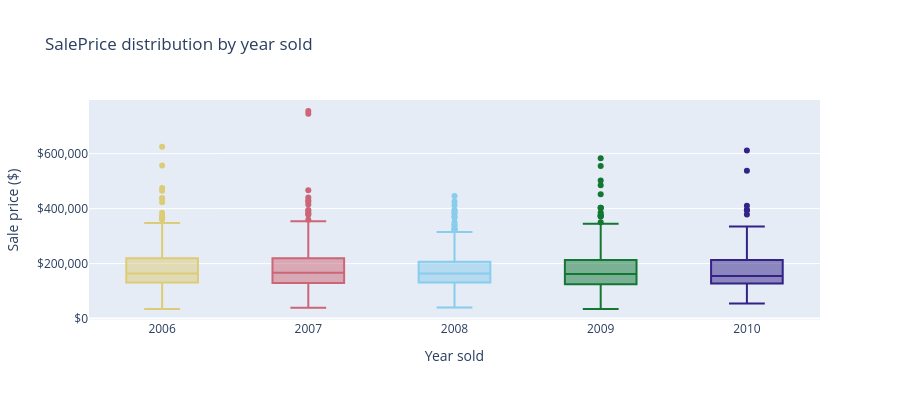

Notebook source saved alongside this figure:
### Markdown cell above
### Check `SalePrice` over selling years

This gives a little more context.  
I want to see whether prices change across years and whether there is any obvious instability around the housing-market slowdown.

### Code cell
# ── SalePrice by year sold — spot the 2008 crisis ─────────────
fig = px.box(
    df, x='YrSold', y='SalePrice',
    color='YrSold',
    title='SalePrice distribution by year sold',
    labels={'YrSold': 'Year sold', 'SalePrice': 'Sale price ($)'},
    color_discrete_sequence=px.colors.qualitative.Safe
)
fig.update_layout(showlegend=False, height=400)
fig.update_yaxes(tickprefix='$', tickformat=',.0f')
fig.show()
# Note: median dips in 2008-2009 — this is the financial crisis effect
# we will later use for our drift simulation

### Figure 1 — Plotly figure (JSON) as saved in the notebook; plotly's stock layout.template omitted (floating-point values rounded to 4 significant figures; data arrays with more than 128 entries replaced by an {"elided": "..."} marker saying what was removed)
{"data": [{"alignmentgroup": "True", "hovertemplate": "Year sold=%{x}<br>Sale price ($)=%{y}<extra></extra>", "legendgroup": "2008", "marker": {"color": "rgb(136, 204, 238)"}, "name": "2008", "notched": false, "offsetgroup": "2008", "orientation": "v", "showlegend": true, "type": "box", "x": {"elided": "304 int values"}, "x0": " ", "xaxis": "x", "y": {"elided": "304 int values"}, "y0": " ", "yaxis": "y"}, {"alignmentgroup": "True", "hovertemplate": "Year sold=%{x}<br>Sale price ($)=%{y}<extra></extra>", "legendgroup": "2007", "marker": {"color": "rgb(204, 102, 119)"}, "name": "2007", "notched": false, "offsetgroup": "2007", "orientation": "v", "showlegend": true, "type": "box", "x": {"elided": "329 int values"}, "x0": " ", "xaxis": "x", "y": {"elided": "329 int values"}, "y0": " ", "yaxis": "y"}, {"alignmentgroup": "True", "hovertemplate": "Year sold=%{x}<br>Sale price ($)=%{y}<extra></extra>", "legendgroup": "2006", "marker": {"color": "rgb(221, 204, 119)"}, "name": "2006", "notched": false, "offsetgroup": "2006", "orientation": "v", "showlegend": true, "type": "box", "x": {"elided": "314 int values"}, "x0": " ", "xaxis": "x", "y": {"elided": "314 int values"}, "y0": " ", "yaxis": "y"}, {"alignmentgroup": "True", "hovertemplate": "Year sold=%{x}<br>Sale price ($)=%{y}<extra></extra>", "legendgroup": "2009", "marker": {"color": "rgb(17, 119, 51)"}, "name": "2009", "notched": false, "offsetgroup": "2009", "orientation": "v", "showlegend": true, "type": "box", "x": {"elided": "338 int values"}, "x0": " ", "xaxis": "x", "y": {"elided": "338 int values"}, "y0": " ", "yaxis": "y"}, {"alignmentgroup": "True", "hovertemplate": "Year sold=%{x}<br>Sale price ($)=%{y}<extra></extra>", "legendgroup": "2010", "marker": {"color": "rgb(51, 34, 136)"}, "name": "2010", "notched": false, "offsetgroup": "2010", "orientation": "v", "showlegend": true, "type": "box", "x": {"elided": "175 int values"}, "x0": " ", "xaxis": "x", "y": {"elided": "175 int values"}, "y0": " ", "yaxis": "y"}], "layout": {"boxmode": "overlay", "height": 400, "legend": {"title": {"text": "Year sold"}, "tracegroupgap": 0}, "showlegend": false, "title": {"text": "SalePrice distribution by year sold"}, "xaxis": {"anchor": "y", "categoryarray": [2008, 2007, 2006, 2009, 2010], "categoryorder": "array", "domain": [0, 1], "title": {"text": "Year sold"}}, "yaxis": {"anchor": "x", "domain": [0, 1], "tickformat": ",.0f", "tickprefix": "$", "title": {"text": "Sale price ($)"}}}}
